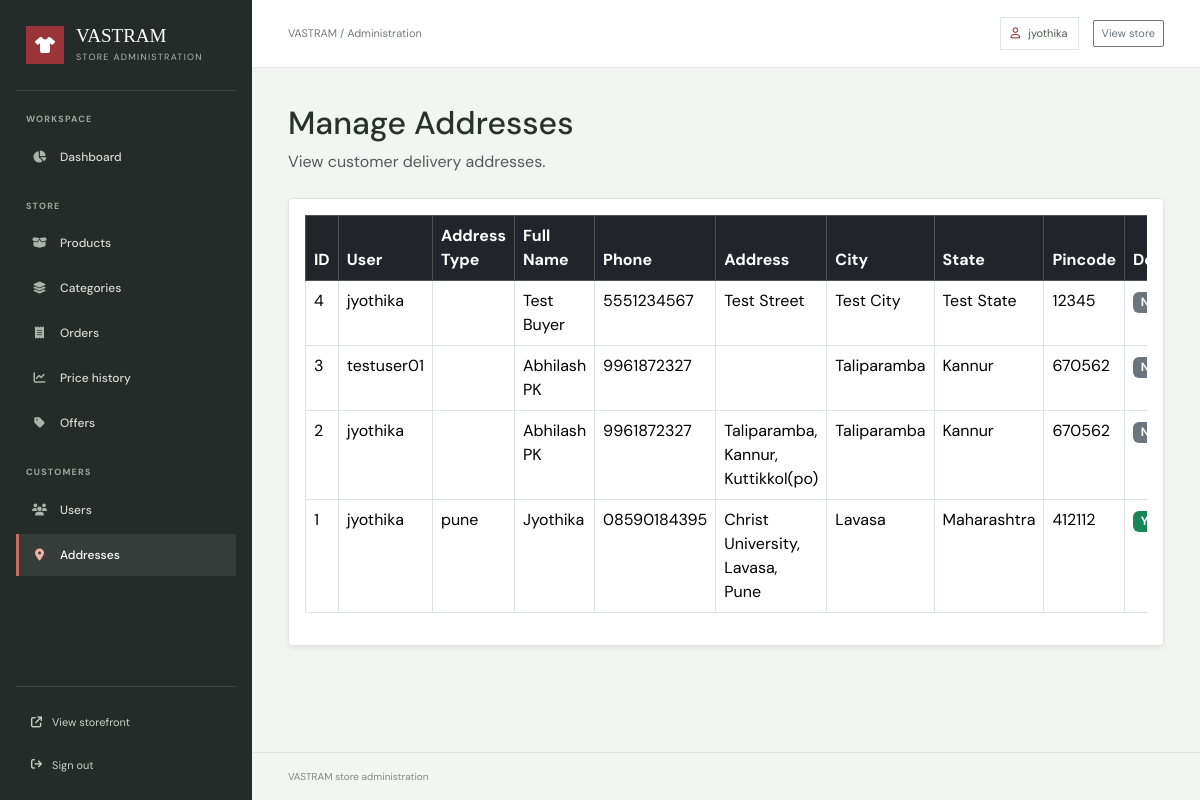
Screenshot of /accounts/admin-dashboard/addresses/ (signed in) with the database file from the repository.
### accounts/models.py (models this page shows, shortened)
class User(AbstractUser):
    uuid = models.UUIDField(default=uuid.uuid4, editable=False, unique=True)
    phone_number = models.CharField(max_length=15, blank=True)

class Address(models.Model):
    uuid = models.UUIDField(default=uuid.uuid4, editable=False, unique=True)
    user = models.ForeignKey(
        User,
        on_delete=models.CASCADE,
        related_name='addresses'
    )
    address_type = models.CharField(max_length=50, blank=True)
    full_name = models.CharField(max_length=150)
    phone = models.CharField(max_length=15)
    address = models.TextField(blank=True, null=True)
    city = models.CharField(max_length=100)
    state = models.CharField(max_length=100)
    pincode = models.CharField(max_length=10)
    is_default = models.BooleanField(default=False)

### accounts/views.py (the view)
@login_required
def admin_addresses(request):
    if not request.user.is_superuser:
        return redirect('home')
    from .models import Address
    addresses = Address.objects.select_related(
        'user'
    ).order_by('-id')
    return render(
        request,
        'admin_dashboard/addresses.html',
        {
            'addresses': addresses,
        }
    )

### ecommerce_project/context_processors.py (called while the page is built)
def shopping_counts(request):
    cart_count = 0
    wishlist_count = 0
    if request.user.is_authenticated:
        cart_count = sum(
            CartItem.objects.filter(cart__user=request.user).values_list(
                'quantity', flat=True
            )
        )
        wishlist_count = WishlistItem.objects.filter(
            wishlist__user=request.user
        ).count()
    else:
        cart_count = sum(
            item.get('quantity', 0)
            for item in request.session.get('guest_cart_items', [])
        )
        wishlist_count = len(request.session.get('guest_wishlist_items', []))
    return {
        'cart_count': cart_count,
        'wishlist_count': wishlist_count,
    }

### templates/admin_dashboard/addresses.html (shortened to what this page needs)
{% extends 'admin_dashboard/admin_base.html' %}
{% block content %}
<div class="mb-4">
    <h2>Manage Addresses</h2>
    <p class="text-muted">
        View customer delivery addresses.
    </p>
</div>
<div class="card shadow-sm">
    <div class="card-body">
        <div class="table-responsive">
            <table class="table table-bordered table-hover">
                <thead class="table-dark">
                    <tr>
                        <th>ID</th>
                        <th>User</th>
                        <th>Address Type</th>
                        <th>Full Name</th>
                        <th>Phone</th>
                        <th>Address</th>
                        <th>City</th>
                        <th>State</th>
                        <th>Pincode</th>
                        <th>Default</th>
                    </tr>
                </thead>
                <tbody>
                    {% for address in addresses %}
                    <tr>
                        <td>{{ address.id }}</td>
                        <td>
                            {{ address.user.username }}
                        </td>
                        <td>
                            {{ address.address_type }}
                        </td>
                        <td>
                            {{ address.full_name }}
                        </td>
                        <td>
                            {{ address.phone }}
                        </td>
                        <td>
                            {{ address.address }}
                        </td>
                        <td>
                            {{ address.city }}
                        </td>
                        <td>
                            {{ address.state }}
                        </td>
                        <td>
                            {{ address.pincode }}
                        </td>
                        <td>
                            {% if address.is_default %}
                                <span class="badge bg-success">
                                    Yes
                                </span>
                            {% else %}
                                <span class="badge bg-secondary">
                                    No
                                </span>
                            {% endif %}
                        </td>
                    </tr>
                    {% empty %}
                    <tr>
                        <td colspan="10" class="text-center">
                            No addresses available.
                        </td>
                    </tr>
                    {% endfor %}
                </tbody>
            </table>
        </div>
    </div>
</div>
{% endblock %}

### templates/admin_dashboard/admin_base.html (shortened to what this page needs)
{% load static %}
<!DOCTYPE html>
<html lang="en">
<head>
    <link href="https://cdn.jsdelivr.net/npm/bootstrap@5.3.8/dist/css/bootstrap.min.css" rel="stylesheet">
    <link rel="stylesheet" href="https://cdnjs.cloudflare.com/ajax/libs/font-awesome/6.5.2/css/all.min.css">
</head>
<body>
<div class="admin-shell">
    <aside class="admin-sidebar" id="adminSidebar" aria-label="Admin navigation">
        <div class="admin-brand">
            <span class="admin-brand-mark"><i class="fa-solid fa-shirt" aria-hidden="true"></i></span>
            <span>
                <span class="admin-brand-name">VASTRAM</span>
                <span class="admin-brand-caption">Store administration</span>
            </span>
        </div>
        <nav class="admin-nav">
            <div class="admin-nav-group">
                <p class="admin-nav-label">Workspace</p>
                <a href="{% url 'admin_dashboard' %}" class="admin-nav-link{% if request.resolver_match.url_name == 'admin_dashboard' %} active{% endif %}">
                    <i class="fa-solid fa-chart-pie" aria-hidden="true"></i> Dashboard
                </a>
            </div>
            <div class="admin-nav-group">
                <p class="admin-nav-label">Store</p>
                <a href="{% url 'admin_products' %}" class="admin-nav-link{% if request.resolver_match.url_name == 'admin_products' %} active{% endif %}">
                    <i class="fa-solid fa-box-open" aria-hidden="true"></i> Products
                </a>
                <a href="{% url 'admin_categories' %}" class="admin-nav-link{% if request.resolver_match.url_name == 'admin_categories' %} active{% endif %}">
                    <i class="fa-solid fa-layer-group" aria-hidden="true"></i> Categories
                </a>
                <a href="{% url 'admin_orders' %}" class="admin-nav-link{% if request.resolver_match.url_name == 'admin_orders' or request.resolver_match.url_name == 'admin_order_detail' %} active{% endif %}">
                    <i class="fa-solid fa-receipt" aria-hidden="true"></i> Orders
                </a>
                <a href="{% url 'admin_price_history' %}" class="admin-nav-link{% if request.resolver_match.url_name == 'admin_price_history' %} active{% endif %}">
                    <i class="fa-solid fa-chart-line" aria-hidden="true"></i> Price history
                </a>
                <a href="{% url 'admin_offers' %}" class="admin-nav-link{% if request.resolver_match.url_name == 'admin_offers' %} active{% endif %}">
                    <i class="fa-solid fa-tag" aria-hidden="true"></i> Offers
                </a>
            </div>
            <div class="admin-nav-group">
                <p class="admin-nav-label">Customers</p>
                <a href="{% url 'admin_users' %}" class="admin-nav-link{% if request.resolver_match.url_name == 'admin_users' %} active{% endif %}">
                    <i class="fa-solid fa-users" aria-hidden="true"></i> Users
                </a>
                <a href="{% url 'admin_addresses' %}" class="admin-nav-link{% if request.resolver_match.url_name == 'admin_addresses' %} active{% endif %}">
                    <i class="fa-solid fa-location-dot" aria-hidden="true"></i> Addresses
                </a>
            </div>
        </nav>
        <div class="admin-sidebar-footer">
            <a href="{% url 'home' %}"><i class="fa-solid fa-arrow-up-right-from-square" aria-hidden="true"></i> View storefront</a>
            <a href="{% url 'logout' %}"><i class="fa-solid fa-arrow-right-from-bracket" aria-hidden="true"></i> Sign out</a>
        </div>
    </aside>
    <div class="admin-main">
        <header class="admin-topbar">
            <div class="admin-topbar-start">
                <span class="admin-topbar-title">VASTRAM / Administration</span>
            </div>
            <div class="admin-topbar-actions">
                <span class="admin-user-chip"><i class="fa-regular fa-user" aria-hidden="true"></i> {{ request.user.username }}</span>
                <a href="{% url 'home' %}" class="btn btn-sm btn-outline-secondary">View store</a>
            </div>
        </header>
        <main class="admin-content">
            {% block content %}{% endblock %}
        </main>
        <footer class="admin-footer">VASTRAM store administration</footer>
    </div>
</div>
</body>
</html>

### templates/admin_dashboard/admin_base.html (style rules this page uses)
:root { --admin-ink: #29312e; --admin-muted: #747c77; --admin-border: #e2e6e2; --admin-paper: #ffffff; --admin-canvas: #f3f5f2; --admin-rail: #252b28; --admin-accent: #9b3438; }
* { box-sizing: border-box; }
body { min-width: 320px; margin: 0; background: var(--admin-canvas); color: var(--admin-ink); font-family: 'DM Sans', sans-serif; }
.admin-shell { display: grid; grid-template-columns: 252px minmax(0, 1fr); min-height: 100vh; }
.admin-sidebar { position: sticky; top: 0; display: flex; flex-direction: column; height: 100vh; padding: 26px 16px 18px; background: var(--admin-rail); color: #f6f7f4; z-index: 101; }
.admin-brand { display: flex; align-items: center; gap: 12px; padding: 0 10px 26px; color: #fff; text-decoration: none; border-bottom: 1px solid rgba(255,255,255,.12); }
.admin-brand-mark { display: grid; place-items: center; width: 38px; height: 38px; background: var(--admin-accent); color: #fff; font-size: 16px; }
.admin-brand-name { display: block; font-family: 'Playfair Display', Georgia, serif; font-size: 19px; line-height: 1.1; }
.admin-brand-caption { display: block; margin-top: 4px; color: #aeb7b1; font-size: 9px; letter-spacing: 1.3px; text-transform: uppercase; }
.admin-nav { padding-top: 22px; }
.admin-nav-label { margin: 0 10px 9px; color: #9ca7a0; font-size: 9px; font-weight: 700; letter-spacing: 1.2px; text-transform: uppercase; }
.admin-nav-group + .admin-nav-group { margin-top: 22px; }
.admin-nav-link { display: flex; align-items: center; gap: 12px; min-height: 42px; margin: 3px 0; padding: 0 12px; border-left: 3px solid transparent; color: #d5d9d6; font-size: 12px; font-weight: 500; text-decoration: none; transition: background-color .18s, color .18s; }
.admin-nav-link i { width: 17px; color: #aab3ad; text-align: center; }
.admin-nav-link:hover, .admin-nav-link.active { background: rgba(255,255,255,.08); color: #fff; }
.admin-nav-link.active { border-left-color: #c96a68; }
.admin-nav-link.active i { color: #efb0a8; }
.admin-sidebar-footer { display: grid; gap: 8px; margin-top: auto; padding: 18px 8px 0; border-top: 1px solid rgba(255,255,255,.12); }
.admin-sidebar-footer a { display: flex; align-items: center; gap: 10px; padding: 9px 7px; color: #c8cfca; font-size: 11px; text-decoration: none; }
.admin-main { display: flex; min-width: 0; flex-direction: column; }
.admin-topbar { position: sticky; top: 0; z-index: 50; display: flex; align-items: center; justify-content: space-between; min-height: 68px; padding: 0 clamp(20px, 3vw, 44px); border-bottom: 1px solid var(--admin-border); background: rgba(255,255,255,.96); backdrop-filter: blur(12px); }
.admin-topbar-start, .admin-topbar-actions { display: flex; align-items: center; gap: 14px; }
.admin-topbar-title { color: var(--admin-muted); font-size: 11px; }
.admin-user-chip { display: inline-flex; align-items: center; gap: 8px; padding: 7px 10px; border: 1px solid var(--admin-border); color: #505953; font-size: 11px; }
.admin-user-chip i { color: var(--admin-accent); }
.admin-topbar .btn { border-radius: 2px; font-size: 11px; }
.admin-content { width: 100%; max-width: 1640px; margin: 0 auto; padding: clamp(24px, 3vw, 42px); flex: 1; }
.admin-content h2, .admin-content h3, .admin-content h4 { color: var(--admin-ink); }
.admin-content .card { border-color: var(--admin-border); border-radius: 4px; }
.admin-footer { padding: 16px clamp(20px, 3vw, 44px); border-top: 1px solid var(--admin-border); color: #818983; font-size: 10px; }

### rows the page displays
User: user.username "jyothika"
Address: id "4", user.username "jyothika", full_name "Test Buyer", phone "5551234567", address "Test Street", city "Test City", state "Test State", pincode "12345", is_default "No"
Address: id "3", user.username "testuser01", full_name "Abhilash PK", phone "9961872327", city "Taliparamba", state "Kannur", pincode "670562", is_default "No"
Address: id "2", user.username "jyothika", full_name "Abhilash PK", phone "9961872327", address "Taliparamba, Kannur, Kuttikkol(po)", city "Taliparamba", state "Kannur", pincode "670562", is_default "No"
Address: id "1", user.username "jyothika", address_type "pune", full_name "Jyothika", phone "08590184395", address "Christ University, Lavasa, Pune", city "Lavasa", state "Maharashtra", pincode "412112", is_default "Yes"
